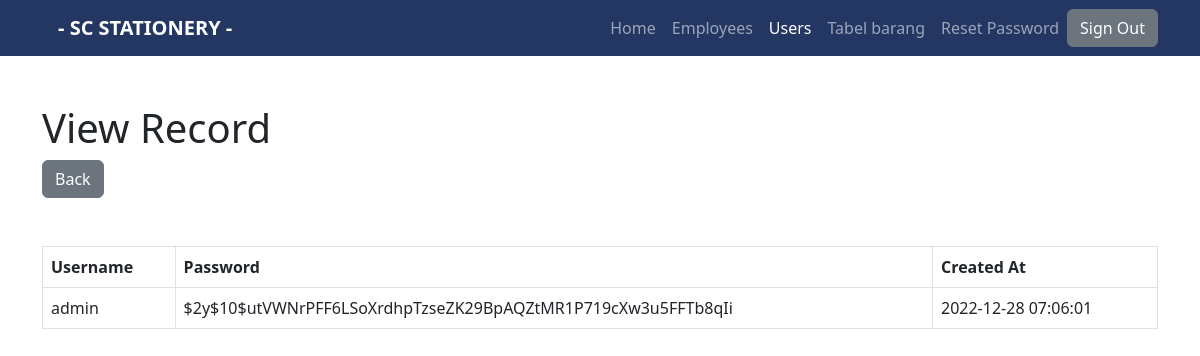
The app's page /users/readusers.php?id=1976700 with its own data.
### tables this page shows
CREATE TABLE `users` (
  `id` int(11) NOT NULL,
  `username` varchar(50) NOT NULL,
  `password` varchar(255) NOT NULL,
  `created_at` datetime DEFAULT current_timestamp()
);

### users/readusers.php (the view, shortened to what this page needs)
<?php
if (isset($_GET["id"]) && !empty(trim($_GET["id"]))) {
    require_once "../config/config.php";
    $sql = "SELECT * FROM users WHERE id = ?";
    if ($stmt = mysqli_prepare($link, $sql)) {
        mysqli_stmt_bind_param($stmt, "i", $param_id);
        if (mysqli_stmt_execute($stmt)) {
            $result = mysqli_stmt_get_result($stmt);
            if (mysqli_num_rows($result) == 1) {
                $row = mysqli_fetch_array($result, MYSQLI_ASSOC);
            } else {
                header("location: ../error.php");
                exit();
            }
        } else {
            echo "Oops! Something went wrong. Please try again later.";
        }
    }
} else {
    header("location: ../error.php");
    exit();
}
?>
<!DOCTYPE html>
<html lang="en">
<head>
    <link rel="stylesheet" href="https://cdnjs.cloudflare.com/ajax/libs/bootstrap/5.2.3/css/bootstrap.rtl.css" />
</head>
<body>
    <nav class="navbar navbar-expand-lg navbar-dark " style ="background-color: #243763">
        <div class="container">
            <a class="navbar-brand" href="../home/welcome.php"><b>- SC STATIONERY -</b></a>
            <div class="collapse navbar-collapse" id="navbarSupportedContent">
                <ul class="navbar-nav me-auto mb-2 mb-lg-0">
                    <li class="nav-item">
                        <a class="nav-link" aria-current="page" href="../home/welcome.php">Home</a>
                    </li>
                    <li class="nav-item">
                        <a class="nav-link" href="../employees/index.php">Employees</a>
                    </li>
                    <li class="nav-item">
                        <a class="nav-link active" href="../users/usernya.php">Users</a>
                    </li>
                    <li class="nav-item">
                        <a class="nav-link " href="../tb_barang/index_barang.php">Tabel barang</a>
                    </li>
                    <li class="nav-item">
                        <a class="nav-link" href="../reset/reset-password.php">Reset Password</a>
                    </li>
                </ul>
                <div class="tombol">
                    <a href="../logout.php" class="btn btn-secondary">Sign Out</a>
                </div>
            </div>
        </div>
    </nav>
    <div class="wrapper">
        <div class="container">
            <div class="row">
                <div class="col-12">
                    <div class="page-header my-5">
                        <h1>View Record</h1>
                        <p><a href="usernya.php" class="btn btn-secondary">Back</a></p>
                    </div>
                    <table class="table table-bordered">
                        <tr>
                            <th>Username</th>
                            <th>Password</th>
                            <th>Created At</th>
                        </tr>
                        <tr>
                            <td><?php echo $row["username"]; ?></td>
                            <td><?php echo $row["password"]; ?></td>
                            <td><?php echo $row["created_at"]; ?></td>
                        </tr>
                    </table>
                </div>
            </div>
        </div>
    </div>
</body>
</html>

### records on screen
users: username "admin", password "$2y$10$utVWNrPFF6LSoXrdhpTzseZK29BpAQZtMR1P719cXw3u5FFTb8qIi", created_at "2022-12-28 07:06:01"
